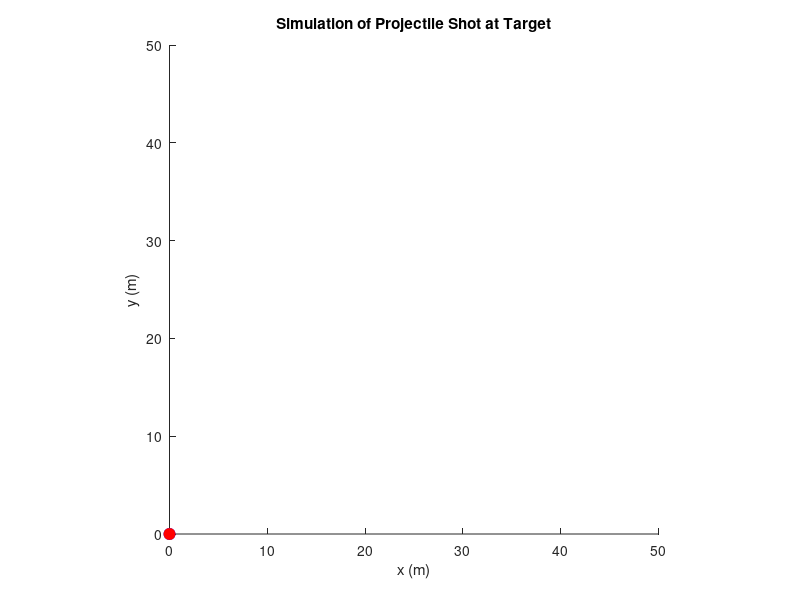

Here is the MATLAB script that generated this plot:
function [root, it, flag, glist] = cooper_solver()
    % test_numerical_jacobian()
    proj_targ_dist = @(thetat) projectile_traj(thetat(1),thetat(2)) - target_traj(thetat(2));
    [root, it, flag, glist] = multi_newton_solver(proj_targ_dist, 5*ones(2, 1), 1e-14, 1e-14, 200, 1);
    run_simulation(root(1),root(2))
end

function [root, it, flag, glist] = multi_newton_solver(FUN_both, X0, Athresh, Bthresh, maxit, numdiff)
    % 1 = numerical, 2 = analytical
    % fast convergence near     root
    % using slope to jump closer
    glist = [];                             % step 1: start xn list
    root = X0; it = 0; flag = 0;
    glist(:, end+1) = root;                    % step 1: save first guess

    if numdiff == 2
        try
            [FX, J] = FUN_both(root);  % Try to get both outputs (analytical)
        catch
            FX = FUN_both(root);       % Fallback if FUN_both only returns one output
            J = approximate_jacobian(FUN_both, root);
        end
    else
        FX = FUN_both(root);           % Numerical mode: always get 1 output
        J = approximate_jacobian(FUN_both, root);
    end

    if numdiff == 1
        J = approximate_jacobian(FUN_both, X0);
    end
    while norm(FX) > Bthresh && it < maxit
        if det(J*J') == 0
            flag = -2; return               % -2 = zero derivative
        end
        X_new = root - J\FX;              % updating step
        glist(:, end+1) = X_new;                % step 1: save iterate (kept as is)
        if abs(X_new - root) < Athresh
            root = X_new; flag = 1; return
        end
        root = X_new;
        if numdiff == 2
            try
                [FX, J] = FUN_both(root);  % Try to get both outputs (analytical)
            catch
                FX = FUN_both(root);       % Fallback if FUN_both only returns one output
                J = approximate_jacobian(FUN_both, root);
            end
        else
            FX = FUN_both(root);           % Numerical mode: always get 1 output
            J = approximate_jacobian(FUN_both, root);
        end
        it = it + 1;
    end
    flag = 1;
end


function [F_val, J] = test_func01(x)
    f1 = x(1)^2 + x(2)^2 - 6 - x(3)^5;
    f2 = x(1)*x(3) + x(2) - 12;
    f3 = sin(x(1) + x(2) + x(3));
    df1x = 2*x(1);
    df1y = 2*x(2);
    df1z = -5*x(3)^4;
    df2x = x(3);
    df2y = 1;
    df2z = x(1);
    df3x = cos(x(1) + x(2) + x(3));
    df3y = cos(x(1) + x(2) + x(3));
    df3z = cos(x(1) + x(2) + x(3));
    F_val = [f1;f2;f3];
    J = [df1x, df1y, df1z; df2x, df2y, df2z; df3x, df3y, df3z];
end

function [f_out,dfdx] = test_func02(X)
    x1 = X(1);
    x2 = X(2);
    x3 = X(3);
    y1 = 3*x1^2 + .5*x2^2 + 7*x3^2-100;
    y2 = 9*x1-2*x2+6*x3;
    f_out = [y1;y2];
    dfdx = [6*x1,1*x2,14*x3;9,-2,6];
end

function V_p = projectile_traj(theta,t)
    g = 2.3; %gravity in m/sˆ2
    v0 = 14; %initial speed in m/s
    px0 = 2; %initial x position
    py0 = 4; %initial y position
    %compute position vector
    V_p = [v0*cos(theta)*t+px0; -.5*g*t.^2+v0*sin(theta)*t+py0];
end

function V_t = target_traj(t)
    a1 = 7; %x amplitude in meters
    b1 = 9; %y amplitude meters
    omega1 = 3; %frequency in rad/sec
    phi1 = -pi/7; %phase shift in radians
    a2 = 2; %x amplitude in meters
    b2 = .7; %y amplitude meters
    omega2 = 5; %frequency in rad/sec
    phi2 = 1.5*pi; %phase shift in radians
    x0 = 28; %x offset in meters
    y0 = 21; %y offset in meters
    %compute position vector
    V_t = [a1*cos(omega1*t+phi1)+a2*cos(omega2*t+phi2)+x0;...
    b1*sin(omega1*t+phi1)+b2*sin(omega2*t+phi2)+y0];
end

function J = approximate_jacobian(FUN,X)
    h = 1e-6;
    J = [];
    varnum = length(X);
    for i = 1:varnum
        ei = zeros(varnum, 1);
        ei(i) = h/2;
        J(:,end+1) = (FUN(X+ei)-FUN(X-ei))./h;
    end

end

function test_numerical_jacobian()
    %number of tests to perform
    num_tests = 100;
    %iterate num_tests times
    for n = 1:num_tests
        %generate a randomized input and output dimension
        input_dim = randi([1,15]);
        output_dim = randi([1,15]);
        %generate a input_dim x input_dim x output_dim matrix stack A
        A = randn(input_dim,input_dim,output_dim);
        %generate a matrix, B of dimension output_dim x input_dim
        B = randn(output_dim,input_dim);
        %generate a column vector, C of height output_dim
        C = randn(output_dim,1);
        %create a new test function
        %this is essentially a random second-order (quadratic) function
        %with input dimension input_dim and output dimension output_dim
        test_fun = @(X) jacobian_test_function(X,A,B,C);
        X_guess = randn(input_dim,1);
        %evaluate numerical Jacobian of test_fun
        %use whatever your function name was here!
        J_numerical = approximate_jacobian(test_fun,X_guess);
        %compute the analytical jacobian of jacobian_test_function
        J_analytical = B;
        for n = 1:output_dim
            J_analytical(n,:)=J_analytical(n,:)+X_guess'*A(:,:,n);
            J_analytical(n,:)=J_analytical(n,:)+X_guess'*A(:,:,n)';
        end
        %compare with Jacobian of A
        largest_error = max(max(abs(J_numerical-J_analytical)));
        %if J is not close to A, print fail.
        if largest_error>1e-7
        disp('fail!');
        end
    end
end
%computes a quadratic function on input X
function f_val = jacobian_test_function(X,A,B,C)
    output_length = length(C);
    f_val = B*X+C;
    for n = 1:output_length
        f_val(n)=f_val(n)+(X'*A(:,:,n)*X);
    end
end

function run_simulation(theta,t_c)
    %create the plot window, set the axes size, and add labels
    hold on;
    axis equal; axis square;
    axis([0,50,0,50])
    xlabel('x (m)')
    ylabel('y (m)')
    title('Simulation of Projectile Shot at Target')
    %initialize plots for the projectile/target and their paths
    traj_line_proj = plot(0,0,'g--','linewidth',2);
    traj_line_targ = plot(0,0,'k--','linewidth',2);
    t_plot = plot(0,0,'bo','markerfacecolor','b','markersize',8);
    p_plot = plot(0,0,'ro','markerfacecolor','r','markersize',8);
    %position lists
    %used for plotting paths of projectile/target
    V_list_proj = [];
    V_list_targ = [];
    %iterate through time until a little after the collision occurs
    for t = 0:.005:t_c+1.5
        %set time so that things freeze once collision occurs
        t_input = min(t,t_c);
        %compute position of projectile and target
        V_p = projectile_traj(theta,t_input);
        V_t = target_traj(t_input);
        %update the position lists
        V_list_proj(:,end+1) = V_p;
        V_list_targ(:,end+1) = V_t;
        %index used for tail of target path
        i = max(1,size(V_list_targ,2)-300);
        %update plots
        set(t_plot,'xdata',V_t(1),'ydata',V_t(2));
        set(p_plot,'xdata',V_p(1),'ydata',V_p(2));
        set(traj_line_proj,'xdata',V_list_proj(1,:),'ydata',V_list_proj(2,:));
        set(traj_line_targ,'xdata',V_list_targ(1,i:end),'ydata',V_list_targ(2,i:end));
        %show updated plots
        drawnow;
    end
end

